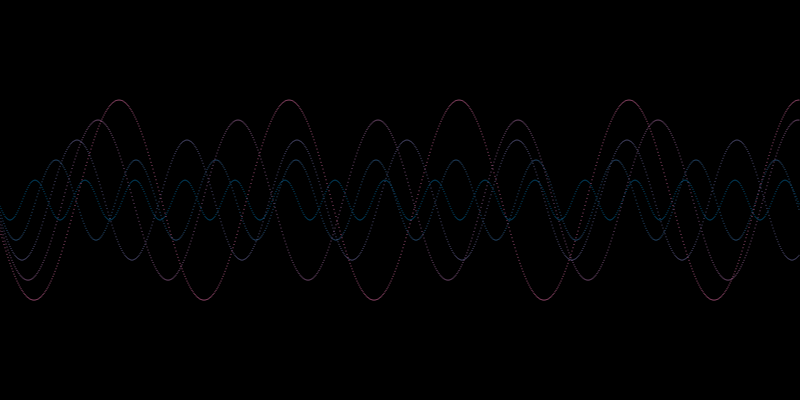
Frame 1 (no input)
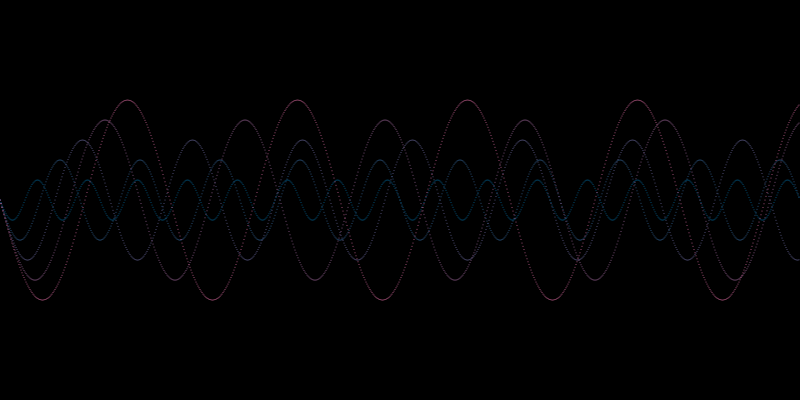
Frame 60 (no input)
Frame 120 (the mouse pressed at the canvas centre since frame 60): identical to frame 60, image omitted

The p5.js sketch that drew these frames (run headless with seeded random() and noise() and a simulated clock; from frame 60 on, the mouse is pressed at the canvas centre):

// p5.js sketch
// ── sketch.js
function setup() {
  createCanvas(800, 400);
  background(0);
}

function draw() {
  background(0);  // Limpiar la pantalla en cada fotograma

  let numberOfWaves = 5;  // Número de ondas
  let baseAmplitude = 20; // Amplitud base
  let baseWavelength = 50; // Longitud de onda base
  let speed = 0.05;       // Velocidad del movimiento

  for (let i = 0; i < numberOfWaves; i++) {
    let amplitude = baseAmplitude + i * 20;  // Aumentar la amplitud con cada onda
    let wavelength = baseWavelength + i * 30; // Aumentar la longitud de onda con cada onda
    stroke(map(i, 0, numberOfWaves, 0, 255), 100, 150);  // Cambiar el color para cada onda

    for (let x = 0; x < width; x++) {
      let y = height / 2 + amplitude * sin(TWO_PI * (x / wavelength + frameCount * speed));
      point(x, y);
    }
  }
}
